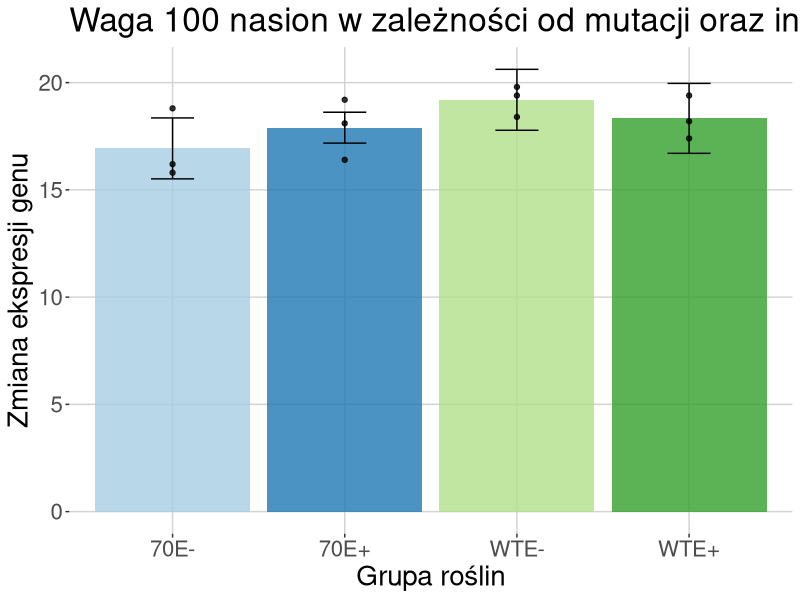
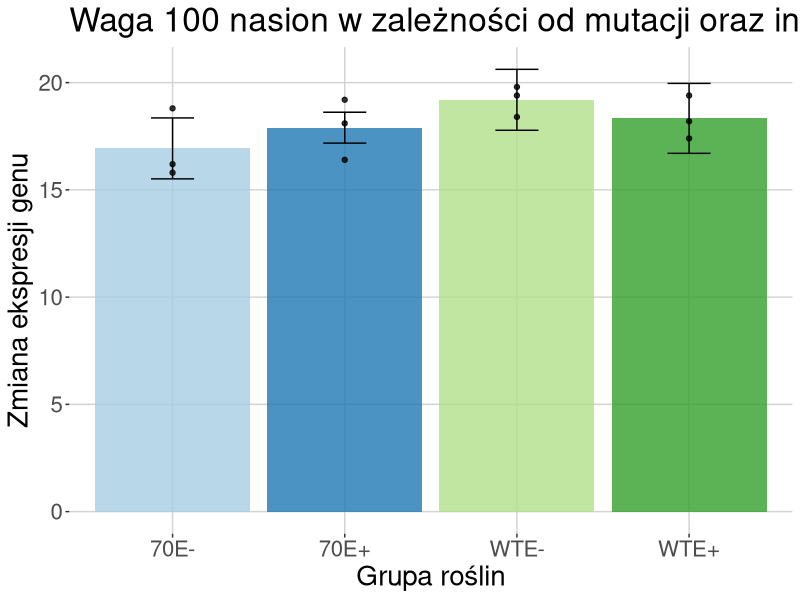

Source code (R) for these figures, in order:
## ---- chunk 1
require(ggplot2)
require(readxl)
require(dplyr)
## ---- chunk 2
plant <- c(rep("WTE-", 3), rep("WTE+", 3), rep("70E-", 3), rep("70E+", 3))
weight <- c(19.4, 19.8, 18.4, 17.4, 19.4, 18.2, 18.8, 16.2, 15.8, 19.2, 16.4, 18.1)
df <- data.frame(plant, weight)
df
## ---- chunk 3
means <- df %>%
  group_by(plant) %>% 
  dplyr::summarise(weight = mean(weight))
means$error.bars <- c(0.72, 1.42, 1.63, 1.42)
means

bar_plot <- ggplot(df, aes(x = plant, y = weight, fill = plant)) +
  geom_bar(data=means, stat = "identity", alpha=0.8) +
  ggtitle("Waga 100 nasion w zależności od mutacji oraz inokulacji") +
  geom_point(alpha=0.8) +
  labs(x = "Grupa roślin", y = "Zmiana ekspresji genu") +
  scale_fill_manual(values = c("#A6CEE3", "#1F78B4", "#B2DF8A", "#33A02C")) +
  theme(legend.position = "none", text = element_text(size = 20)) +
  geom_errorbar(data=means, aes(ymin=weight - error.bars, ymax=weight+error.bars), width = 0.25) +
  theme(panel.background = element_rect(fill = "white"),  # Białe tło
        panel.grid.major = element_line(color = "lightgrey"), 
        legend.title.align = 0.5,# Szare osie siatki
        panel.grid.minor = element_blank())  # Usunięcie siatki podrzędnej

bar_plot
## ---- chunk 4
ggsave(filename = 'nasiona.png',plot = bar_plot, width = 12, height = 8)
## ---- chunk 5
t.test.70 <- t.test(df$weight[1:3],df$weight[4:6], var.equal = TRUE)
t.test.70
## ---- chunk 6
t.test.80 <- t.test(df$weight[7:9],df$weight[10:12], var.equal = TRUE)
t.test.80
